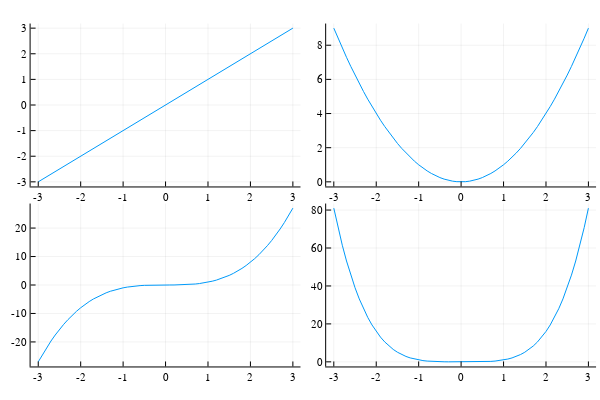

Write notebook code for a chart like this one.
### Code cell
x = -3:0.1:3
p1 = plot(x,x)
p2 = plot(x,x.^2)
p3 = plot(x,x.^3)
p4 = plot(x,x.^4)
plot(p1,p2,p3,p4 , layout=(2,2) , legend=false)

### Figure 1 — Plotly figure (JSON) as saved in the notebook; plotly's stock layout.template omitted (floating-point values rounded to 4 significant figures)
{"data": [{"colorbar": {"len": 0.4525, "title": "", "x": 0.5008, "y": 0.7639}, "legendgroup": "y1", "line": {"color": "rgba(0, 154, 250, 1.000)", "dash": "solid", "shape": "linear", "width": 1}, "mode": "lines", "name": "y1", "showlegend": true, "type": "scatter", "x": [-3, -2.9, -2.8, -2.7, -2.6, -2.5, -2.4, -2.3, -2.2, -2.1, -2, -1.9, -1.8, -1.7, -1.6, -1.5, -1.4, -1.3, -1.2, -1.1, -1, -0.9, -0.8, -0.7, -0.6, -0.5, -0.4, -0.3, -0.2, -0.1, 0, 0.1, 0.2, 0.3, 0.4, 0.5, 0.6, 0.7, 0.8, 0.9, 1, 1.1, 1.2, 1.3, 1.4, 1.5, 1.6, 1.7, 1.8, 1.9, 2, 2.1, 2.2, 2.3, 2.4, 2.5, 2.6, 2.7, 2.8, 2.9, 3], "xaxis": "x1", "y": [-3, -2.9, -2.8, -2.7, -2.6, -2.5, -2.4, -2.3, -2.2, -2.1, -2, -1.9, -1.8, -1.7, -1.6, -1.5, -1.4, -1.3, -1.2, -1.1, -1, -0.9, -0.8, -0.7, -0.6, -0.5, -0.4, -0.3, -0.2, -0.1, 0, 0.1, 0.2, 0.3, 0.4, 0.5, 0.6, 0.7, 0.8, 0.9, 1, 1.1, 1.2, 1.3, 1.4, 1.5, 1.6, 1.7, 1.8, 1.9, 2, 2.1, 2.2, 2.3, 2.4, 2.5, 2.6, 2.7, 2.8, 2.9, 3], "yaxis": "y1"}, {"colorbar": {"len": 0.4525, "title": "", "x": 0.9934, "y": 0.7639}, "legendgroup": "y1", "line": {"color": "rgba(0, 154, 250, 1.000)", "dash": "solid", "shape": "linear", "width": 1}, "mode": "lines", "name": "y1", "showlegend": true, "type": "scatter", "x": [-3, -2.9, -2.8, -2.7, -2.6, -2.5, -2.4, -2.3, -2.2, -2.1, -2, -1.9, -1.8, -1.7, -1.6, -1.5, -1.4, -1.3, -1.2, -1.1, -1, -0.9, -0.8, -0.7, -0.6, -0.5, -0.4, -0.3, -0.2, -0.1, 0, 0.1, 0.2, 0.3, 0.4, 0.5, 0.6, 0.7, 0.8, 0.9, 1, 1.1, 1.2, 1.3, 1.4, 1.5, 1.6, 1.7, 1.8, 1.9, 2, 2.1, 2.2, 2.3, 2.4, 2.5, 2.6, 2.7, 2.8, 2.9, 3], "xaxis": "x2", "y": [9, 8.41, 7.84, 7.29, 6.76, 6.25, 5.76, 5.29, 4.84, 4.41, 4, 3.61, 3.24, 2.89, 2.56, 2.25, 1.96, 1.69, 1.44, 1.21, 1, 0.81, 0.64, 0.49, 0.36, 0.25, 0.16, 0.09, 0.04, 0.01, 0, 0.01, 0.04, 0.09, 0.16, 0.25, 0.36, 0.49, 0.64, 0.81, 1, 1.21, 1.44, 1.69, 1.96, 2.25, 2.56, 2.89, 3.24, 3.61, 4, 4.41, 4.84, 5.29, 5.76, 6.25, 6.76, 7.29, 7.84, 8.41, 9], "yaxis": "y2"}, {"colorbar": {"len": 0.4525, "title": "", "x": 0.5008, "y": 0.2639}, "legendgroup": "y1", "line": {"color": "rgba(0, 154, 250, 1.000)", "dash": "solid", "shape": "linear", "width": 1}, "mode": "lines", "name": "y1", "showlegend": true, "type": "scatter", "x": [-3, -2.9, -2.8, -2.7, -2.6, -2.5, -2.4, -2.3, -2.2, -2.1, -2, -1.9, -1.8, -1.7, -1.6, -1.5, -1.4, -1.3, -1.2, -1.1, -1, -0.9, -0.8, -0.7, -0.6, -0.5, -0.4, -0.3, -0.2, -0.1, 0, 0.1, 0.2, 0.3, 0.4, 0.5, 0.6, 0.7, 0.8, 0.9, 1, 1.1, 1.2, 1.3, 1.4, 1.5, 1.6, 1.7, 1.8, 1.9, 2, 2.1, 2.2, 2.3, 2.4, 2.5, 2.6, 2.7, 2.8, 2.9, 3], "xaxis": "x3", "y": [-27, -24.39, -21.95, -19.68, -17.58, -15.62, -13.82, -12.17, -10.65, -9.261, -8, -6.859, -5.832, -4.913, -4.096, -3.375, -2.744, -2.197, -1.728, -1.331, -1, -0.729, -0.512, -0.343, -0.216, -0.125, -0.064, -0.027, -0.008, -0.001, 0, 0.001, 0.008, 0.027, 0.064, 0.125, 0.216, 0.343, 0.512, 0.729, 1, 1.331, 1.728, 2.197, 2.744, 3.375, 4.096, 4.913, 5.832, 6.859, 8, 9.261, 10.65, 12.17, 13.82, 15.62, 17.58, 19.68, 21.95, 24.39, 27], "yaxis": "y3"}, {"colorbar": {"len": 0.4525, "title": "", "x": 0.9934, "y": 0.2639}, "legendgroup": "y1", "line": {"color": "rgba(0, 154, 250, 1.000)", "dash": "solid", "shape": "linear", "width": 1}, "mode": "lines", "name": "y1", "showlegend": true, "type": "scatter", "x": [-3, -2.9, -2.8, -2.7, -2.6, -2.5, -2.4, -2.3, -2.2, -2.1, -2, -1.9, -1.8, -1.7, -1.6, -1.5, -1.4, -1.3, -1.2, -1.1, -1, -0.9, -0.8, -0.7, -0.6, -0.5, -0.4, -0.3, -0.2, -0.1, 0, 0.1, 0.2, 0.3, 0.4, 0.5, 0.6, 0.7, 0.8, 0.9, 1, 1.1, 1.2, 1.3, 1.4, 1.5, 1.6, 1.7, 1.8, 1.9, 2, 2.1, 2.2, 2.3, 2.4, 2.5, 2.6, 2.7, 2.8, 2.9, 3], "xaxis": "x4", "y": [81, 70.73, 61.47, 53.14, 45.7, 39.06, 33.18, 27.98, 23.43, 19.45, 16, 13.03, 10.5, 8.352, 6.554, 5.062, 3.842, 2.856, 2.074, 1.464, 1, 0.6561, 0.4096, 0.2401, 0.1296, 0.0625, 0.0256, 0.0081, 0.0016, 0.0001, 0, 0.0001, 0.0016, 0.0081, 0.0256, 0.0625, 0.1296, 0.2401, 0.4096, 0.6561, 1, 1.464, 2.074, 2.856, 3.842, 5.062, 6.554, 8.352, 10.5, 13.03, 16, 19.45, 23.43, 27.98, 33.18, 39.06, 45.7, 53.14, 61.47, 70.73, 81], "yaxis": "y4"}], "layout": {"annotations": [], "height": 400, "margin": {"b": 20, "l": 0, "r": 0, "t": 20}, "paper_bgcolor": "rgba(255, 255, 255, 1.000)", "plot_bgcolor": "rgba(255, 255, 255, 1.000)", "showlegend": false, "width": 600, "xaxis1": {"anchor": "y1", "domain": [0.05101, 0.5008], "gridcolor": "rgba(0, 0, 0, 0.100)", "gridwidth": 0.5, "linecolor": "rgba(0, 0, 0, 1.000)", "mirror": false, "range": [-3.18, 3.18], "showgrid": true, "showline": true, "showticklabels": true, "tickangle": 0, "tickcolor": "rgb(0, 0, 0)", "tickfont": {"color": "rgba(0, 0, 0, 1.000)", "family": "sans-serif", "size": 11}, "tickmode": "array", "ticks": "inside", "ticktext": ["-3", "-2", "-1", "0", "1", "2", "3"], "tickvals": [-3, -2, -1, 0, 1, 2, 3], "title": "", "titlefont": {"color": "rgba(0, 0, 0, 1.000)", "family": "sans-serif", "size": 15}, "type": "-", "visible": true, "zeroline": false, "zerolinecolor": "rgba(0, 0, 0, 1.000)"}, "xaxis2": {"anchor": "y2", "domain": [0.5436, 0.9934], "gridcolor": "rgba(0, 0, 0, 0.100)", "gridwidth": 0.5, "linecolor": "rgba(0, 0, 0, 1.000)", "mirror": false, "range": [-3.18, 3.18], "showgrid": true, "showline": true, "showticklabels": true, "tickangle": 0, "tickcolor": "rgb(0, 0, 0)", "tickfont": {"color": "rgba(0, 0, 0, 1.000)", "family": "sans-serif", "size": 11}, "tickmode": "array", "ticks": "inside", "ticktext": ["-3", "-2", "-1", "0", "1", "2", "3"], "tickvals": [-3, -2, -1, 0, 1, 2, 3], "title": "", "titlefont": {"color": "rgba(0, 0, 0, 1.000)", "family": "sans-serif", "size": 15}, "type": "-", "visible": true, "zeroline": false, "zerolinecolor": "rgba(0, 0, 0, 1.000)"}, "xaxis3": {"anchor": "y3", "domain": [0.05101, 0.5008], "gridcolor": "rgba(0, 0, 0, 0.100)", "gridwidth": 0.5, "linecolor": "rgba(0, 0, 0, 1.000)", "mirror": false, "range": [-3.18, 3.18], "showgrid": true, "showline": true, "showticklabels": true, "tickangle": 0, "tickcolor": "rgb(0, 0, 0)", "tickfont": {"color": "rgba(0, 0, 0, 1.000)", "family": "sans-serif", "size": 11}, "tickmode": "array", "ticks": "inside", "ticktext": ["-3", "-2", "-1", "0", "1", "2", "3"], "tickvals": [-3, -2, -1, 0, 1, 2, 3], "title": "", "titlefont": {"color": "rgba(0, 0, 0, 1.000)", "family": "sans-serif", "size": 15}, "type": "-", "visible": true, "zeroline": false, "zerolinecolor": "rgba(0, 0, 0, 1.000)"}, "xaxis4": {"anchor": "y4", "domain": [0.5436, 0.9934], "gridcolor": "rgba(0, 0, 0, 0.100)", "gridwidth": 0.5, "linecolor": "rgba(0, 0, 0, 1.000)", "mirror": false, "range": [-3.18, 3.18], "showgrid": true, "showline": true, "showticklabels": true, "tickangle": 0, "tickcolor": "rgb(0, 0, 0)", "tickfont": {"color": "rgba(0, 0, 0, 1.000)", "family": "sans-serif", "size": 11}, "tickmode": "array", "ticks": "inside", "ticktext": ["-3", "-2", "-1", "0", "1", "2", "3"], "tickvals": [-3, -2, -1, 0, 1, 2, 3], "title": "", "titlefont": {"color": "rgba(0, 0, 0, 1.000)", "family": "sans-serif", "size": 15}, "type": "-", "visible": true, "zeroline": false, "zerolinecolor": "rgba(0, 0, 0, 1.000)"}, "yaxis1": {"anchor": "x1", "domain": [0.5376, 0.9902], "gridcolor": "rgba(0, 0, 0, 0.100)", "gridwidth": 0.5, "linecolor": "rgba(0, 0, 0, 1.000)", "mirror": false, "range": [-3.18, 3.18], "showgrid": true, "showline": true, "showticklabels": true, "tickangle": 0, "tickcolor": "rgb(0, 0, 0)", "tickfont": {"color": "rgba(0, 0, 0, 1.000)", "family": "sans-serif", "size": 11}, "tickmode": "array", "ticks": "inside", "ticktext": ["-3", "-2", "-1", "0", "1", "2", "3"], "tickvals": [-3, -2, -1, 0, 1, 2, 3], "title": "", "titlefont": {"color": "rgba(0, 0, 0, 1.000)", "family": "sans-serif", "size": 15}, "type": "-", "visible": true, "zeroline": false, "zerolinecolor": "rgba(0, 0, 0, 1.000)"}, "yaxis2": {"anchor": "x2", "domain": [0.5376, 0.9902], "gridcolor": "rgba(0, 0, 0, 0.100)", "gridwidth": 0.5, "linecolor": "rgba(0, 0, 0, 1.000)", "mirror": false, "range": [-0.27, 9.27], "showgrid": true, "showline": true, "showticklabels": true, "tickangle": 0, "tickcolor": "rgb(0, 0, 0)", "tickfont": {"color": "rgba(0, 0, 0, 1.000)", "family": "sans-serif", "size": 11}, "tickmode": "array", "ticks": "inside", "ticktext": ["0", "2", "4", "6", "8"], "tickvals": [0, 2, 4, 6, 8], "title": "", "titlefont": {"color": "rgba(0, 0, 0, 1.000)", "family": "sans-serif", "size": 15}, "type": "-", "visible": true, "zeroline": false, "zerolinecolor": "rgba(0, 0, 0, 1.000)"}, "yaxis3": {"anchor": "x3", "domain": [0.03762, 0.4902], "gridcolor": "rgba(0, 0, 0, 0.100)", "gridwidth": 0.5, "linecolor": "rgba(0, 0, 0, 1.000)", "mirror": false, "range": [-28.62, 28.62], "showgrid": true, "showline": true, "showticklabels": true, "tickangle": 0, "tickcolor": "rgb(0, 0, 0)", "tickfont": {"color": "rgba(0, 0, 0, 1.000)", "family": "sans-serif", "size": 11}, "tickmode": "array", "ticks": "inside", "ticktext": ["-20", "-10", "0", "10", "20"], "tickvals": [-20, -10, 0, 10, 20], "title": "", "titlefont": {"color": "rgba(0, 0, 0, 1.000)", "family": "sans-serif", "size": 15}, "type": "-", "visible": true, "zeroline": false, "zerolinecolor": "rgba(0, 0, 0, 1.000)"}, "yaxis4": {"anchor": "x4", "domain": [0.03762, 0.4902], "gridcolor": "rgba(0, 0, 0, 0.100)", "gridwidth": 0.5, "linecolor": "rgba(0, 0, 0, 1.000)", "mirror": false, "range": [-2.43, 83.43], "showgrid": true, "showline": true, "showticklabels": true, "tickangle": 0, "tickcolor": "rgb(0, 0, 0)", "tickfont": {"color": "rgba(0, 0, 0, 1.000)", "family": "sans-serif", "size": 11}, "tickmode": "array", "ticks": "inside", "ticktext": ["0", "20", "40", "60", "80"], "tickvals": [0, 20, 40, 60, 80], "title": "", "titlefont": {"color": "rgba(0, 0, 0, 1.000)", "family": "sans-serif", "size": 15}, "type": "-", "visible": true, "zeroline": false, "zerolinecolor": "rgba(0, 0, 0, 1.000)"}}}
